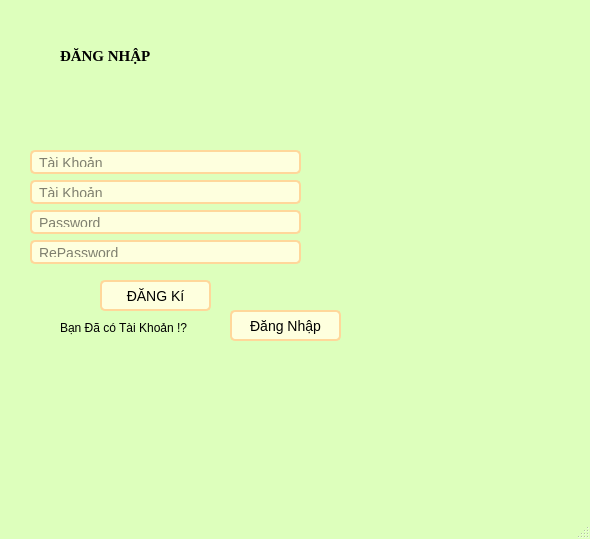
<?xml version="1.0" encoding="UTF-8"?>
<ui version="4.0">
 <class>DangkiKhoaHoc</class>
 <widget class="QMainWindow" name="DangkiKhoaHoc">
  <property name="geometry">
   <rect>
    <x>0</x>
    <y>0</y>
    <width>590</width>
    <height>539</height>
   </rect>
  </property>
  <property name="windowTitle">
   <string>DangkiKhoaHoc</string>
  </property>
  <property name="styleSheet">
   <string notr="true">*{
	font: 700 11pt &quot;Times New Roman&quot;;
}
QWidget#DangkiKhoaHoc {
    background-color: #DDFFBC
}

/* LineEdit Styles */
QLineEdit {
    border: 2px solid #FFD79A;
    border-radius: 5px;
    padding: 5px;
    background-color: #FEFFDE;
    font-size: 14px;
}

QLineEdit:focus {
    border: 2px solid #0078d7;
}

/* PushButton Styles */
QPushButton {
    border: 2px solid #FFD79A;
    border-radius: 5px;
    padding: 5px 15px;
    background-color: #FEFFDE;
    color: #000000;
    font-size: 14px;
}

QPushButton:hover {
    background-color: #FFD79A;
}

QPushButton:pressed {
    background-color: #004494;
}

/* TableWidget Styles */
QTableWidget {
    border: 2px solid #c4c4c4;
    border-radius: 5px;
    font-size: 14px;
}

QHeaderView::section {
    background-color: #FFFAC0;
    color: #9DE6E8;
    padding: 5px;
    border: 1px solid #c4c4c4;
}

QTableWidget::item {
    padding: 5px;
}

QTableWidget::item:selected {
    background-color: #FFD79A;
    color: #FFFAC0;
}

QTableWidget::item:hover {
    background-color: #FFD79A;
}

/* ScrollBar Styles */
QScrollBar:vertical {
    border: none;
    background: #f0f0f0;
    width: 12px;
    margin: 15px 0 15px 0;
}

QScrollBar::handle:vertical {
    background: #c4c4c4;
    min-height: 20px;
    border-radius: 5px;
}

QScrollBar::add-line:vertical,
QScrollBar::sub-line:vertical {
    height: 0;
}

QScrollBar::add-page:vertical,
QScrollBar::sub-page:vertical {
    background: none;
}
</string>
  </property>
  <widget class="QWidget" name="centralwidget">
   <widget class="QLineEdit" name="matkhau">
    <property name="geometry">
     <rect>
      <x>30</x>
      <y>210</y>
      <width>271</width>
      <height>24</height>
     </rect>
    </property>
    <property name="placeholderText">
     <string>Password</string>
    </property>
   </widget>
   <widget class="QLineEdit" name="nhaplaimatkhau">
    <property name="geometry">
     <rect>
      <x>30</x>
      <y>240</y>
      <width>271</width>
      <height>24</height>
     </rect>
    </property>
    <property name="placeholderText">
     <string>RePassword</string>
    </property>
   </widget>
   <widget class="QLineEdit" name="Taikhoan">
    <property name="geometry">
     <rect>
      <x>30</x>
      <y>180</y>
      <width>271</width>
      <height>24</height>
     </rect>
    </property>
    <property name="placeholderText">
     <string>Tài Khoản</string>
    </property>
   </widget>
   <widget class="QLabel" name="label_3">
    <property name="geometry">
     <rect>
      <x>60</x>
      <y>30</y>
      <width>211</width>
      <height>51</height>
     </rect>
    </property>
    <property name="font">
     <font>
      <family>Times New Roman</family>
      <pointsize>11</pointsize>
      <italic>false</italic>
      <bold>true</bold>
     </font>
    </property>
    <property name="text">
     <string>ĐĂNG NHẬP</string>
    </property>
   </widget>
   <widget class="QPushButton" name="btn_dk">
    <property name="geometry">
     <rect>
      <x>100</x>
      <y>280</y>
      <width>111</width>
      <height>31</height>
     </rect>
    </property>
    <property name="text">
     <string>ĐĂNG Kí</string>
    </property>
   </widget>
   <widget class="QLabel" name="label">
    <property name="geometry">
     <rect>
      <x>60</x>
      <y>320</y>
      <width>181</width>
      <height>16</height>
     </rect>
    </property>
    <property name="text">
     <string>Bạn Đã có Tài Khoản !?</string>
    </property>
   </widget>
   <widget class="QPushButton" name="btn_dk_to_dn">
    <property name="geometry">
     <rect>
      <x>230</x>
      <y>310</y>
      <width>111</width>
      <height>31</height>
     </rect>
    </property>
    <property name="text">
     <string>Đăng Nhập</string>
    </property>
   </widget>
   <widget class="QLineEdit" name="ten">
    <property name="geometry">
     <rect>
      <x>30</x>
      <y>150</y>
      <width>271</width>
      <height>24</height>
     </rect>
    </property>
    <property name="placeholderText">
     <string>Tài Khoản</string>
    </property>
   </widget>
  </widget>
  <widget class="QMenuBar" name="menubar">
   <property name="geometry">
    <rect>
     <x>0</x>
     <y>0</y>
     <width>590</width>
     <height>21</height>
    </rect>
   </property>
  </widget>
  <widget class="QStatusBar" name="statusbar"/>
 </widget>
 <resources/>
 <connections/>
</ui>
